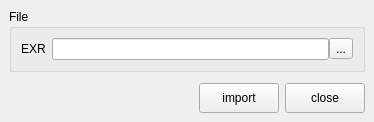
<?xml version="1.0" encoding="UTF-8"?>
<ui version="4.0">
 <class>MainWindow</class>
 <widget class="QMainWindow" name="MainWindow">
  <property name="geometry">
   <rect>
    <x>0</x>
    <y>0</y>
    <width>374</width>
    <height>122</height>
   </rect>
  </property>
  <property name="windowTitle">
   <string>MainWindow</string>
  </property>
  <widget class="QWidget" name="centralwidget">
   <layout class="QVBoxLayout" name="verticalLayout_7">
    <item>
     <widget class="QGroupBox" name="fileGroupBox">
      <property name="title">
       <string>File</string>
      </property>
      <layout class="QFormLayout" name="formLayout">
       <item row="0" column="0">
        <widget class="QLabel" name="label_4">
         <property name="text">
          <string>EXR</string>
         </property>
        </widget>
       </item>
       <item row="0" column="1">
        <layout class="QHBoxLayout" name="horizontalLayout_2">
         <property name="spacing">
          <number>0</number>
         </property>
         <item>
          <widget class="QLineEdit" name="exrLineEdit"/>
         </item>
         <item>
          <widget class="QToolButton" name="exrToolButton">
           <property name="text">
            <string>...</string>
           </property>
          </widget>
         </item>
        </layout>
       </item>
      </layout>
     </widget>
    </item>
    <item>
     <spacer name="verticalSpacer_2">
      <property name="orientation">
       <enum>Qt::Orientation::Vertical</enum>
      </property>
      <property name="sizeHint" stdset="0">
       <size>
        <width>20</width>
        <height>0</height>
       </size>
      </property>
     </spacer>
    </item>
    <item>
     <layout class="QHBoxLayout" name="horizontalLayout_3">
      <item>
       <spacer name="horizontalSpacer">
        <property name="orientation">
         <enum>Qt::Orientation::Horizontal</enum>
        </property>
        <property name="sizeHint" stdset="0">
         <size>
          <width>40</width>
          <height>20</height>
         </size>
        </property>
       </spacer>
      </item>
      <item>
       <widget class="QPushButton" name="importButton">
        <property name="minimumSize">
         <size>
          <width>80</width>
          <height>30</height>
         </size>
        </property>
        <property name="text">
         <string>import</string>
        </property>
       </widget>
      </item>
      <item>
       <widget class="QPushButton" name="closeButton">
        <property name="minimumSize">
         <size>
          <width>80</width>
          <height>30</height>
         </size>
        </property>
        <property name="text">
         <string>close</string>
        </property>
       </widget>
      </item>
     </layout>
    </item>
   </layout>
  </widget>
 </widget>
 <resources/>
 <connections/>
</ui>
